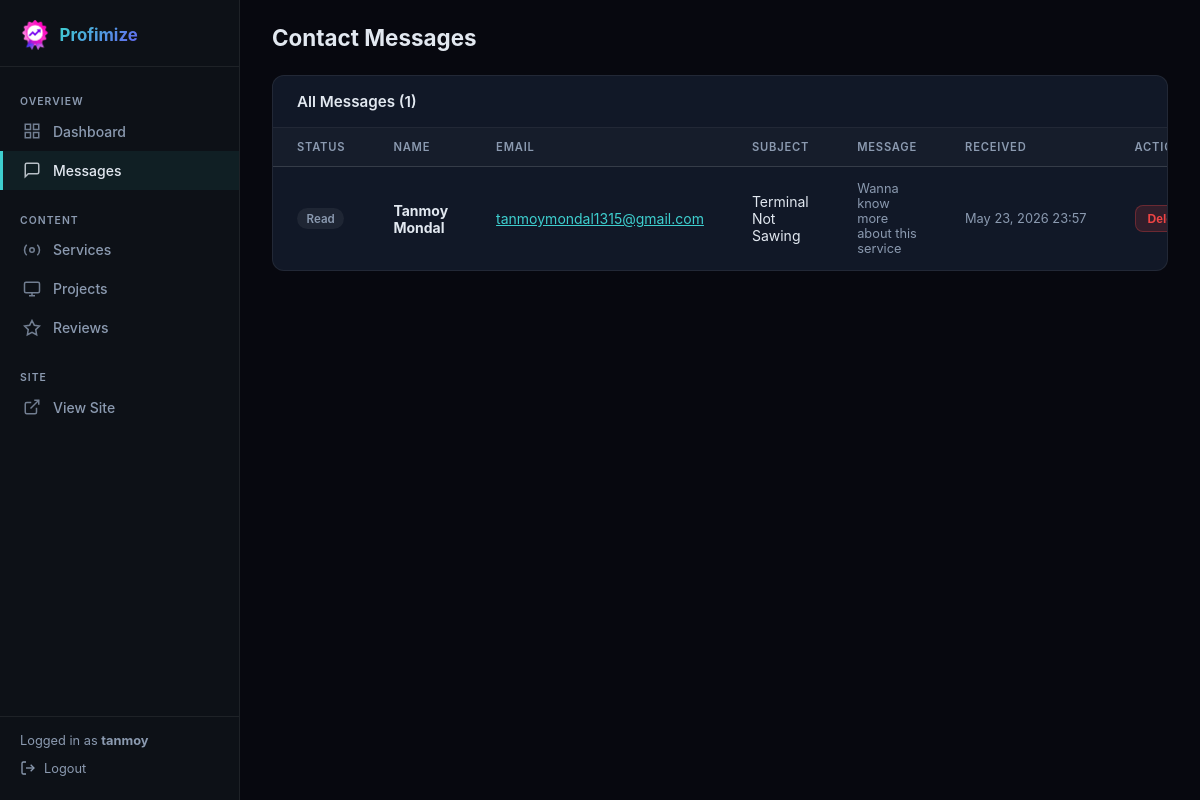
The page /dashboard/messages/ (signed in) on the database its author committed.
### apps/pages/models.py (models this page shows, shortened)
class ContactMessage(models.Model):
    name = models.CharField(max_length=100)
    email = models.EmailField()
    subject = models.CharField(max_length=200)
    message = models.TextField()
    created_at = models.DateTimeField(auto_now_add=True)
    is_read = models.BooleanField(default=False)
    class Meta:
        ordering = ["-created_at"]
        verbose_name = "Contact Message"

### apps/dashboard/views.py (the view)
# urls.py: path("messages/", views.messages_list, name="messages"),
@dashboard_required
def messages_list(request):
    msgs = ContactMessage.objects.all()
    return render(request, "dashboard/messages.html", {"msgs": msgs})

### apps/dashboard/views.py (called while the page is built)
def dashboard_required(view_func):
    @wraps(view_func)
    def wrapper(request, *args, **kwargs):
        if request.user.is_authenticated and request.user.is_staff:
            return view_func(request, *args, **kwargs)
        return redirect("dashboard:login")
    return wrapper

### templates/dashboard/messages.html (shortened to what this page needs)
{% extends "dashboard/base.html" %}
{% block page_title %}Contact Messages{% endblock %}
{% block content %}
<div class="db-table-card">
  <div class="db-table-card__header">
    <h2>All Messages ({{ msgs|length }})</h2>
  </div>
  {% if msgs %}
  <table class="db-table">
    <thead>
      <tr>
        <th>Status</th>
        <th>Name</th>
        <th>Email</th>
        <th>Subject</th>
        <th>Message</th>
        <th>Received</th>
        <th>Actions</th>
      </tr>
    </thead>
    <tbody>
      {% for msg in msgs %}
      <tr>
        <td>
          {% if msg.is_read %}
          <span class="db-badge db-badge--read">Read</span>
          {% else %}
          <span class="db-badge db-badge--unread">New</span>
          {% endif %}
        </td>
        <td><strong>{{ msg.name }}</strong></td>
        <td><a href="mailto:{{ msg.email }}" style="color:var(--db-accent);">{{ msg.email }}</a></td>
        <td>{{ msg.subject }}</td>
        <td style="max-width:260px;color:var(--db-muted);font-size:.8rem;">{{ msg.message|truncatechars:80 }}</td>
        <td style="color:var(--db-muted);font-size:.8rem;white-space:nowrap;">{{ msg.created_at|date:"M d, Y H:i" }}</td>
        <td>
          <div style="display:flex;gap:.4rem;flex-wrap:wrap;">
            <form method="post" action="{% url 'dashboard:message_delete' msg.pk %}" onsubmit="return confirm('Delete this message?')">
              <button type="submit" class="db-btn db-btn--danger db-btn--sm">Delete</button>
            </form>
          </div>
        </td>
      </tr>
      {% endfor %}
    </tbody>
  </table>
  {% endif %}
</div>
{% endblock %}

### templates/dashboard/base.html (shortened to what this page needs)
{% load static %}
<!DOCTYPE html>
<html lang="en">
<head>
  <link rel="stylesheet" href="{% static 'css/dashboard.css' %}">
</head>
<body class="dashboard-body">
<aside class="db-sidebar" id="db-sidebar">
  <a href="{% url 'dashboard:home' %}" class="db-sidebar__logo">
    <img src="{% static 'img/logo.png' %}" alt="">
    <span>Profimize</span>
  </a>
  <nav class="db-sidebar__nav">
    <div class="db-nav-label">Overview</div>
    <a href="{% url 'dashboard:home' %}" class="db-nav-link {% if request.resolver_match.url_name == 'home' %}active{% endif %}">
      <svg width="18" height="18" fill="none" stroke="currentColor" stroke-width="2" viewBox="0 0 24 24">
        <rect x="3" y="3" width="7" height="7"/><rect x="14" y="3" width="7" height="7"/>
        <rect x="14" y="14" width="7" height="7"/><rect x="3" y="14" width="7" height="7"/>
      </svg>
      Dashboard
    </a>
    <a href="{% url 'dashboard:messages' %}" class="db-nav-link {% if 'message' in request.resolver_match.url_name %}active{% endif %}">
      <svg width="18" height="18" fill="none" stroke="currentColor" stroke-width="2" viewBox="0 0 24 24">
        <path d="M21 15a2 2 0 0 1-2 2H7l-4 4V5a2 2 0 0 1 2-2h14a2 2 0 0 1 2 2z"/>
      </svg>
      Messages
    </a>
    <div class="db-nav-label" style="margin-top:.75rem;">Content</div>
    <a href="{% url 'dashboard:services' %}" class="db-nav-link {% if 'service' in request.resolver_match.url_name %}active{% endif %}">
      <svg width="18" height="18" fill="none" stroke="currentColor" stroke-width="2" viewBox="0 0 24 24">
        <circle cx="12" cy="12" r="3"/><path d="M19.07 4.93a10 10 0 0 1 0 14.14M4.93 4.93a10 10 0 0 0 0 14.14"/>
      </svg>
      Services
    </a>
    <a href="{% url 'dashboard:projects' %}" class="db-nav-link {% if 'project' in request.resolver_match.url_name %}active{% endif %}">
      <svg width="18" height="18" fill="none" stroke="currentColor" stroke-width="2" viewBox="0 0 24 24">
        <rect x="2" y="3" width="20" height="14" rx="2"/><line x1="8" y1="21" x2="16" y2="21"/><line x1="12" y1="17" x2="12" y2="21"/>
      </svg>
      Projects
    </a>
    <a href="{% url 'dashboard:reviews' %}" class="db-nav-link {% if 'review' in request.resolver_match.url_name %}active{% endif %}">
      <svg width="18" height="18" fill="none" stroke="currentColor" stroke-width="2" viewBox="0 0 24 24">
        <path d="M12 2l3.09 6.26L22 9.27l-5 4.87 1.18 6.88L12 17.77l-6.18 3.25L7 14.14 2 9.27l6.91-1.01L12 2z"/>
      </svg>
      Reviews
    </a>
    <div class="db-nav-label" style="margin-top:.75rem;">Site</div>
    <a href="{% url 'pages:home' %}" target="_blank" class="db-nav-link">
      <svg width="18" height="18" fill="none" stroke="currentColor" stroke-width="2" viewBox="0 0 24 24">
        <path d="M18 13v6a2 2 0 0 1-2 2H5a2 2 0 0 1-2-2V8a2 2 0 0 1 2-2h6"/>
        <polyline points="15 3 21 3 21 9"/><line x1="10" y1="14" x2="21" y2="3"/>
      </svg>
      View Site
    </a>
  </nav>
  <div class="db-sidebar__footer">
    <span style="display:block;margin-bottom:.25rem;">Logged in as <strong>{{ request.user.username }}</strong></span>
    <a href="{% url 'dashboard:logout' %}">
      <svg width="16" height="16" fill="none" stroke="currentColor" stroke-width="2" viewBox="0 0 24 24">
        <path d="M9 21H5a2 2 0 0 1-2-2V5a2 2 0 0 1 2-2h4"/>
        <polyline points="16 17 21 12 16 7"/><line x1="21" y1="12" x2="9" y2="12"/>
      </svg>
      Logout
    </a>
  </div>
</aside>
<main class="db-main">
  <div class="db-header">
    <h1>{% block page_title %}Dashboard{% endblock %}</h1>
  </div>
  <div class="db-content">
    {% block content %}{% endblock %}
  </div>
</main>
</body>
</html>

### static/css/dashboard.css (style rules this page uses)
:root { --db-bg: #07080f; --db-surface: #0d1117; --db-card: #111827; --db-border: rgba(255,255,255,.07); --db-text: #e2e8f0; --db-muted: #8b9ab0; --db-accent: #3ecfcf; --db-accent2: #6366f1; --db-danger: #ef4444; --db-warning: #f59e0b; --db-success: #22c55e; --db-sidebar-w: 240px; }
*, *::before, *::after { box-sizing: border-box; margin: 0; padding: 0; }
body.dashboard-body { font-family: "Inter", system-ui, sans-serif; background: var(--db-bg); color: var(--db-text); min-height: 100dvh; }
.db-sidebar { position: fixed; top: 0; left: 0; width: var(--db-sidebar-w); height: 100dvh; background: var(--db-surface); border-right: 1px solid var(--db-border); display: flex; flex-direction: column; z-index: 200; transition: transform .25s ease; }
.db-sidebar__logo { display: flex; align-items: center; gap: .6rem; padding: 1.25rem 1.25rem 1rem; border-bottom: 1px solid var(--db-border); text-decoration: none; }
.db-sidebar__logo img { width: 30px; height: 30px; border-radius: 6px; }
.db-sidebar__logo span { font-size: 1.05rem; font-weight: 700; background: linear-gradient(135deg, #3ecfcf, #6366f1); -webkit-background-clip: text; -webkit-text-fill-color: transparent; background-clip: text; }
.db-sidebar__nav { flex: 1; overflow-y: auto; padding: 1rem 0; }
.db-nav-label { font-size: .65rem; font-weight: 600; letter-spacing: .1em; text-transform: uppercase; color: var(--db-muted); padding: .75rem 1.25rem .25rem; }
.db-nav-link { display: flex; align-items: center; gap: .75rem; padding: .65rem 1.25rem; color: var(--db-muted); text-decoration: none; font-size: .875rem; font-weight: 500; border-left: 3px solid transparent; transition: color .15s, background .15s, border-color .15s; }
.db-nav-link:hover, .db-nav-link.active { color: var(--db-text); background: rgba(62,207,207,.07); border-left-color: var(--db-accent); }
.db-nav-link svg { flex-shrink: 0; opacity: .8; }
.db-sidebar__footer { padding: 1rem 1.25rem; border-top: 1px solid var(--db-border); font-size: .8rem; color: var(--db-muted); }
.db-sidebar__footer a { display: flex; align-items: center; gap: .5rem; color: var(--db-muted); text-decoration: none; padding: .5rem 0; transition: color .15s; }
.db-main { margin-left: var(--db-sidebar-w); min-height: 100dvh; display: flex; flex-direction: column; }
.db-header { padding: 1.5rem 2rem 0; display: flex; align-items: center; justify-content: space-between; gap: 1rem; flex-wrap: wrap; }
.db-header h1 { font-size: 1.4rem; font-weight: 700; color: var(--db-text); }
.db-content { flex: 1; padding: 1.5rem 2rem 3rem; }
.db-table-card { background: var(--db-card); border: 1px solid var(--db-border); border-radius: 12px; overflow: hidden; margin-bottom: 1.5rem; }
.db-table-card__header { display: flex; align-items: center; justify-content: space-between; padding: 1rem 1.5rem; border-bottom: 1px solid var(--db-border); }
.db-table-card__header h2 { font-size: .95rem; font-weight: 600; color: var(--db-text); }
.db-table { width: 100%; border-collapse: collapse; }
.db-table th { font-size: .7rem; font-weight: 600; text-transform: uppercase; letter-spacing: .07em; color: var(--db-muted); padding: .75rem 1.5rem; text-align: left; background: rgba(255,255,255,.02); border-bottom: 1px solid var(--db-border); }
.db-table td { padding: .875rem 1.5rem; font-size: .875rem; color: var(--db-text); border-bottom: 1px solid var(--db-border); vertical-align: middle; }
.db-table tr:last-child td { border-bottom: none; }
.db-badge { display: inline-flex; align-items: center; gap: .3rem; padding: .2rem .6rem; border-radius: 20px; font-size: .72rem; font-weight: 600; }
.db-badge--read { background: rgba(255,255,255,.06); color: var(--db-muted); }
.db-btn { display: inline-flex; align-items: center; gap: .4rem; padding: .5rem 1rem; border-radius: 8px; font-size: .8rem; font-weight: 600; cursor: pointer; border: none; text-decoration: none; transition: opacity .15s, transform .1s; }
.db-btn--danger { background: rgba(239,68,68,.15); color: var(--db-danger); border: 1px solid rgba(239,68,68,.3); }
.db-btn--sm { padding: .35rem .75rem; font-size: .75rem; }

### rows shown on the page
ContactMessage: is_read "Read", name "Tanmoy Mondal", email "tanmoymondal1315@gmail.com", subject "Terminal Not Sawing", message "Wanna know more about this service", created_at "May 23, 2026 23:57"

### other values the page prints
{{ request.user.username }} "tanmoy"
{{ msgs|length }} "1"
